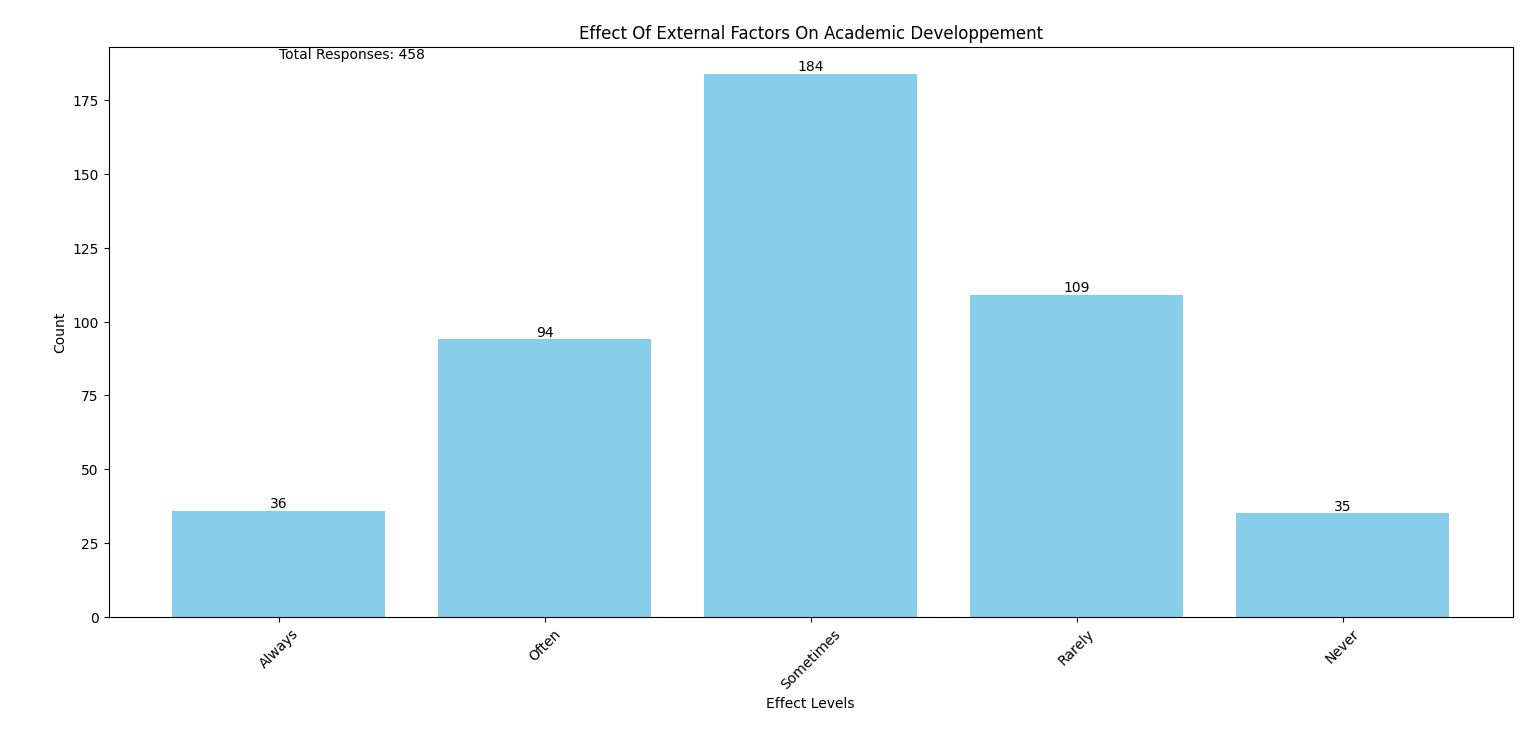

This chart was generated by the following Python code:
import pandas as pd
import matplotlib.pyplot as plt

# Read the CSV file into a DataFrame
df = pd.read_csv('Data.csv')

# Creating the bar chart of the effect of external factors on academic developpemnt
column_data = df["7. How often do external problems affect your academics ?"]
dissatisfaction_levels = ["Always", "Often", "Sometimes", "Rarely", "Never"]
dissatisfaction_counts = {level: 0 for level in dissatisfaction_levels}
for level in dissatisfaction_levels:
    dissatisfaction_counts[level] = column_data.str.contains(level).sum()
total_responses = len(column_data)
plt.figure(figsize=(10, 6))
bars = plt.bar(dissatisfaction_counts.keys(), dissatisfaction_counts.values(), color='skyblue')
for bar in bars:
    plt.text(bar.get_x() + bar.get_width() / 2, bar.get_height(), str(int(bar.get_height())), 
             ha='center', va='bottom', fontsize=10)
plt.xlabel('Effect Levels')
plt.ylabel('Count')
plt.title('Effect Of External Factors On Academic Developpement')
plt.xticks(rotation=45)
plt.text(0, max(dissatisfaction_counts.values()) + 5, f"Total Responses: {total_responses}", ha='left')
plt.tight_layout()
plt.show()
